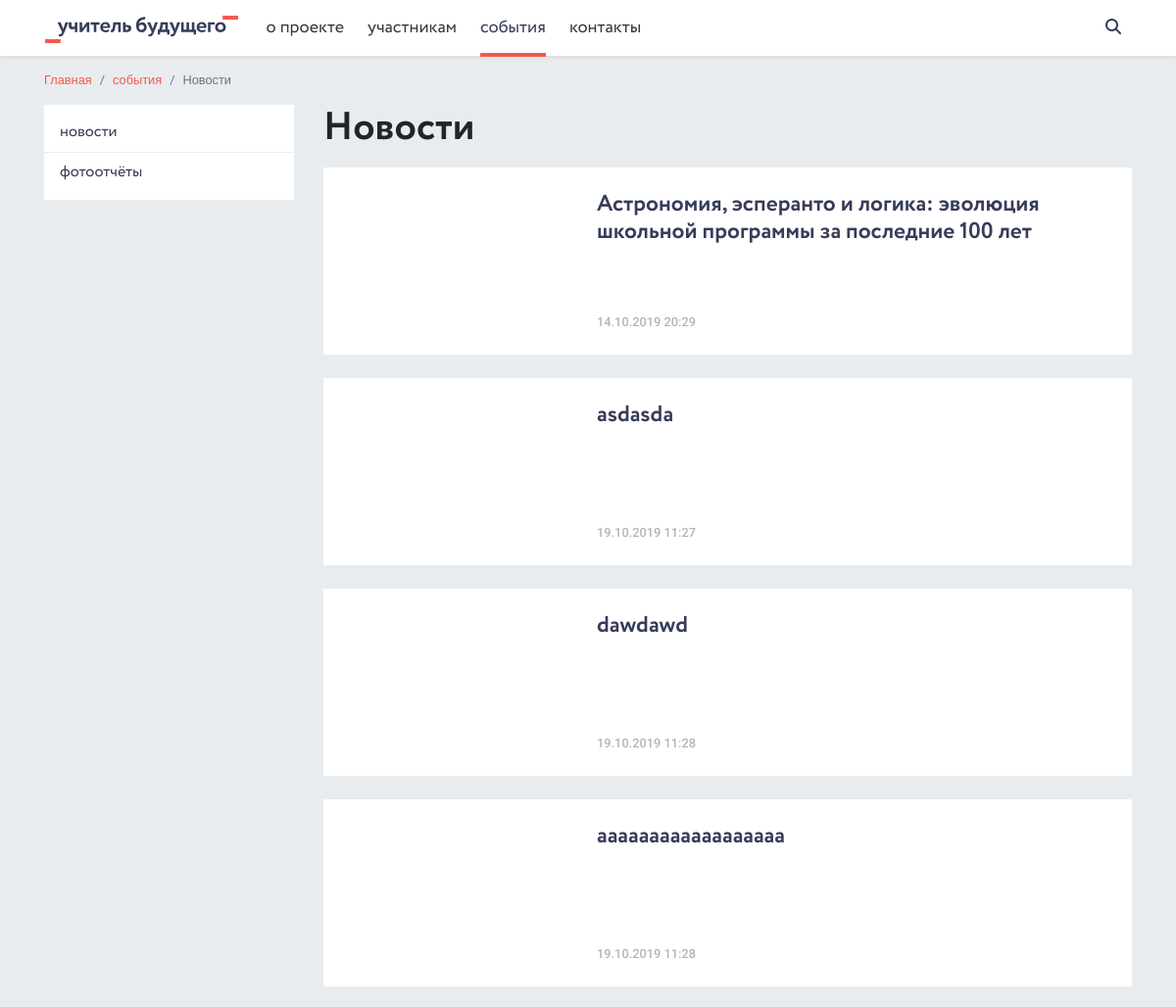
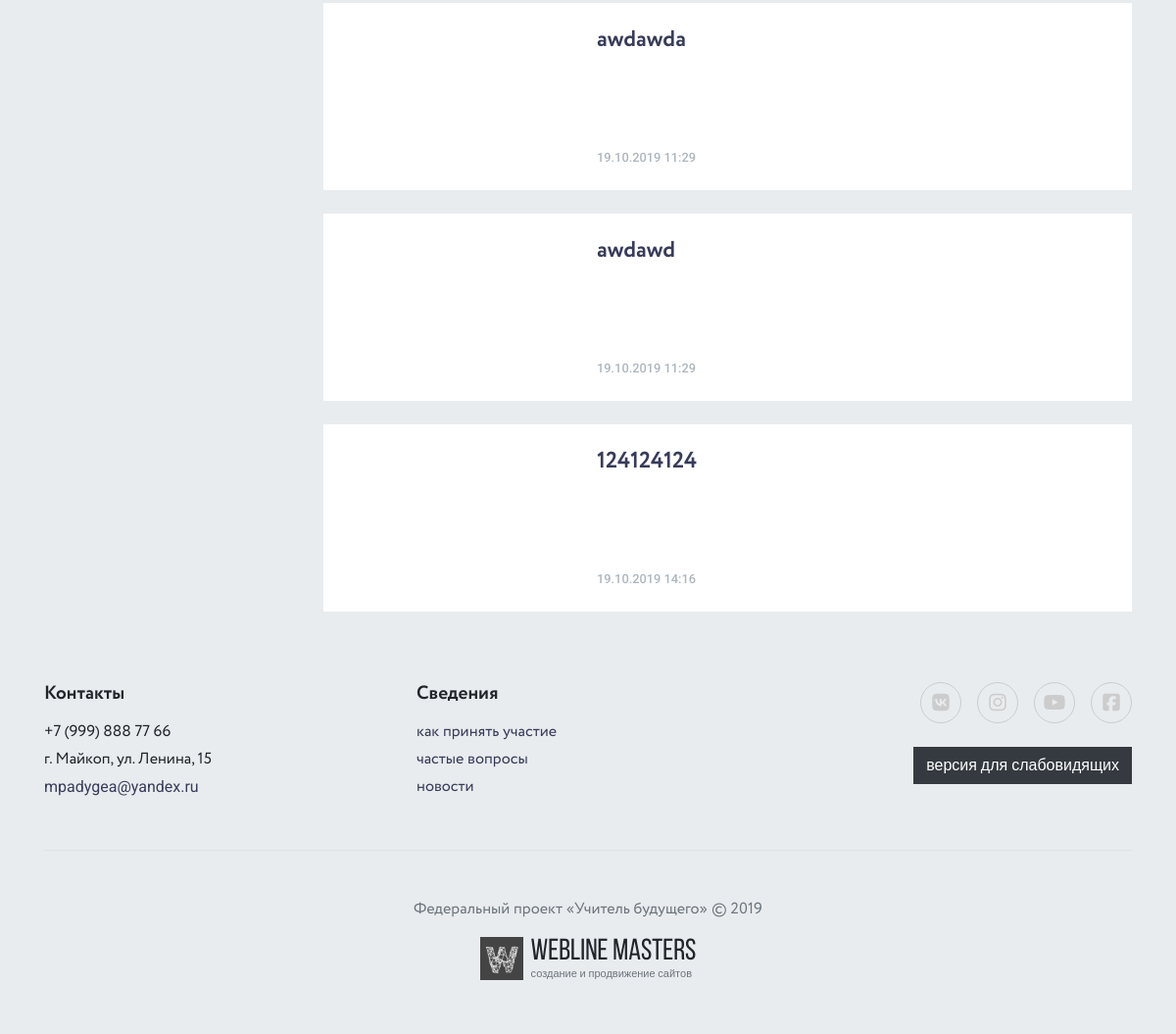
Page /news/ on the committed database (2 pictures, top to bottom).
### pages/models.py (models this page shows, shortened)
class Page(MPTTModel, SEO, Order):
    ACTION_CHOICES = (
        ('pages', 'Информативная страница'),
        ('home', 'Главная страница'),
        ('albums', 'Фотоотчёты'),
        ('employees', 'Руководство'),
        ('documents', 'Документы'),
        ('news', 'Новости'),
        ('contacts', 'Контакты'),
    )
    title = models.CharField(max_length=250, verbose_name='Название страницы', unique=True)
    body1 = models.TextField(verbose_name='Текст страницы #1', null=True, blank=True)
    body2 = models.TextField(verbose_name='Текст страницы #2', null=True, blank=True)
    body3 = models.TextField(verbose_name='Текст страницы #3', null=True, blank=True)
    is_active = models.BooleanField(default=True, verbose_name='Показывать в меню')
    action = models.CharField(max_length=32, choices=ACTION_CHOICES, verbose_name='Название модуля')
    parent = TreeForeignKey('self', on_delete=models.SET_NULL, related_name='children',
                            verbose_name='Родительская страница', blank=True, null=True)
    slug = models.SlugField(max_length=250, verbose_name='Slug', unique=True)
    in_footer = models.BooleanField(default=False, verbose_name='Показывать в футере')
    @property
    def subpages(self):
        return Page.objects.filter(parent=self, is_active=True)
    @property
    def firstchild(self):
        return Page.objects.filter(parent=self, is_active=True).first()
    @property
    def subpagescount(self):
        sublist = Page.objects.filter(parent=self, is_active=True)
        return len(sublist)
    class Meta:
        verbose_name = 'Страница'
        verbose_name_plural = 'Страницы'

### news/models.py (models this page shows, shortened)
class News(SEO):
    title = models.CharField(max_length=250, unique=True, verbose_name='Заголовок')
    body1 = models.TextField(verbose_name='Текст новости #1', null=True, blank=True)
    body2 = models.TextField(verbose_name='Текст новости #2', null=True, blank=True)
    body3 = models.TextField(verbose_name='Текст новости #3', null=True, blank=True)
    is_active = models.BooleanField(default=True, verbose_name='Показывать на сайте')
    is_main = models.BooleanField(default=False, verbose_name='Главная новость')
    in_main_menu = models.BooleanField(default=False, verbose_name='Отображать в блоке "главное"')
    created_date = models.DateTimeField(default=datetime.today, verbose_name='Дата публикации')
    slug = models.SlugField(max_length=250, verbose_name='Slug', unique=True)
    def get_picture_url(self, filename):
        ext = filename.split('.')[-1]
        filename = '{0}.{1}'.format(self.slug, ext)
        return 'images/news/{0}'.format(filename)
    image = models.ImageField(max_length=500, upload_to=get_picture_url, verbose_name='Изображение')
    image_big = ImageSpecField(source='image',
                               processors=[ResizeToFill(930, 523)],
                               format='JPEG',
                               options={'quality': 90})
    image_medium = ImageSpecField(source='image',
                                  processors=[ResizeToFill(690, 388)],
                                  format='JPEG',
                                  options={'quality': 90})
    image_small = ImageSpecField(source='image',
                                 processors=[ResizeToFill(510, 383)],
                                 format='JPEG',
                                 options={'quality': 90})
    image_admin = ImageSpecField(source='image',
                                 processors=[ResizeToFill(150, 150)],
                                 format='JPEG',
                                 options={'quality': 90})
    def get_absolute_url(self):
        return reverse('news_detail', args=[self.slug])
    def image_tag(self):
        try:
            image_link = self.image_admin.url
        except:
            image_link = ''
        return mark_safe('<a href="{0}"><img src="{0}" width="150px"></a>'.format(image_link))
    image_tag.short_description = 'Предпросмотр изоражения'
    image_tag.allow_tags = True
    def image_tag_mini(self):
        try:
            image_link = self.image_admin.url
        except:
            image_link = ''
        return mark_safe('<img src="{0}" width="53px">'.format(image_link))
    image_tag_mini.short_description = 'Предпросмотр'
    image_tag_mini.allow_tags = True
    class Meta:
        verbose_name = 'Новость'
        verbose_name_plural = 'Новости'
        ordering = ('created_date',)

### contacts/models.py (models this page shows, shortened)
class Phone(models.Model):
    phone = models.CharField(max_length=20, verbose_name='Телефон')
    class Meta:
        verbose_name = 'Телефон'
        verbose_name_plural = 'Телефоны'

class Address(models.Model):
    address = models.CharField(max_length=250, verbose_name='Адрес')
    class Meta:
        verbose_name = 'Адрес'
        verbose_name_plural = 'Адреса'

class Email(models.Model):
    email = models.EmailField(max_length=250, verbose_name='E-mail')
    class Meta:
        verbose_name = 'E-mail'
        verbose_name_plural = 'E-mails'

class Social(models.Model):
    name = models.CharField(max_length=250, verbose_name='Название социальной сети')
    short_name = models.CharField(max_length=250, verbose_name='Короткое название')
    color = models.CharField(max_length=250, verbose_name='Цвет обрамления')
    link = models.URLField(max_length=250, verbose_name='Ссылка')
    class Meta:
        verbose_name = 'Социальная сеть'
        verbose_name_plural = 'Социальные сети'

### news/views.py (the view)
# urls.py: path('', views.NewsView.as_view(), name='news'),
class NewsView(View):
    def get(self, request):
        news = News.objects.filter(is_active=True)
        news_page = Page.objects.filter(is_active=True, action='news').first()
        page_number = request.GET.get('page', 1)
        is_paginated, page, next_url, prev_url = pagination(news, page_number, 10)
        context = {
            'news': news,
            'news_page': news_page,
            'is_paginated': is_paginated,
            'page_object': page,
            'next_url': next_url,
            'prev_url': prev_url,
        }
        lo = 'lo/' if request.session.get('is_lo') else ''
        return render(request, lo + 'news/news.html', context)

### core/context_processors.py (called while the page is built)
def context_info(request):
    phone = Phone.objects.first()
    address = Address.objects.first()
    email = Email.objects.first()
    socials = Social.objects.all()
    main_doc_category = DocumentCategory.objects.filter(is_active=True).first()
    pages = Page.objects.filter(is_active=True).exclude(action='home')
    all_docs = DocumentCategory.objects.filter(is_active=True)
    context = {
        'phone': phone,
        'address': address,
        'email': email,
        'socials': socials,
        'main_doc_category': main_doc_category,
        'pages': pages,
        'all_docs': all_docs,
    }
    return context

### core/pagination.py (called while the page is built)
def pagination(queryset, page_number, item_per_page):
    item_per_page = item_per_page
    paginator = Paginator(queryset, item_per_page)
    page = paginator.get_page(page_number)
    is_paginated = page.has_other_pages()
    if page.has_previous():
        prev_url = '?page=%s' % page.previous_page_number()
    else:
        prev_url = ''
    if page.has_next():
        next_url = '?page=%s' % page.next_page_number()
    else:
        next_url = ''
    return is_paginated, page, next_url, prev_url

### documents/models.py (called while the page is built)
    def get_absolute_url(self):
        return reverse('document_category', args=[self.slug])

### news/templatetags/news_extras.py (called while the page is built)
@register.filter(name='custom_date')
def custom_date(value):
    if value.date() == datetime.today().date():
        value = 'сегодня ' + value.strftime(time_format)
    elif value.date() + timedelta(1) == datetime.today().date():
        value = 'вчера ' + value.strftime(time_format)
    else:
        value = value.strftime('%d.%m.%Y ' + time_format)
    return value

### templates/news/news.html (shortened to what this page needs)
{% extends 'base.html' %}
{% load news_extras %}
{% block content %}
<main role="main">
    <div class="container">
        <div class="d-flex flex-column flex-md-row justify-content-between align-items-md-center mb-3 mb-md-0">
            <ol class="breadcrumb small">
                <li class="breadcrumb-item"><a href="{% url 'index' %}">Главная</a></li>
                {% with page=news_page.parent %}
                    <li class="breadcrumb-item"><a href="{% include '__breadcrumb.html' %}">{{ page.title }}</a></li>
                {% endwith %}
                <li class="breadcrumb-item active">Новости</li>
            </ol>
        </div>
        <div class="row">
            <div class="col-lg-3">
                <div class="bg-white py-2 d-none d-lg-block">
                    <ul class="list-unstyled side-menu m-0">
                        {% for page in news_page.parent.subpages %}
                            {% include '__left_menu.html' %}
                        {% endfor %}
                    </ul>
                </div>
            </div>
            <div class="col-lg-9">
                <h1 class="mt-0">Новости</h1>
                {% for item in page_object.object_list %}
                <div class="news-feed-news-item bg-white d-flex flex-column flex-md-row justify-content-start align-items-stretch mb-4">
                    <div class="mr-md-4 nfni-img" style="background-image: url('{{ item.image_small.url }}')"></div>
                    <div class="py-4 pr-4 pl-4 pl-md-0 d-flex flex-column">
                        <a href="{{ item.get_absolute_url }}" title="" class="h4 m-0 text-secondary stretched-link mb-md-auto mb-3 d-block">{{ item.title }}</a>
                        <span class="d-block font-weight-bold small">{{ item.created_date|custom_date }}</span>
                    </div>
                </div>
                {% endfor %}
            </div>
        </div>
    </div>
</main>
{% endblock content %}

### templates/__header.html (shortened to what this page needs)
{% load static %}
<nav class="navbar navbar-expand-lg navbar-light bg-white fixed-top shadow-sm">
    <div class="container px-sm-3 position-relative">
        <a class="navbar-brand" href="{% url 'index' %}">
            <img src="{% static 'images/logo-wide.svg' %}" alt="" class="navbar-logo">
        </a>
        <div class="collapse navbar-collapse font-2">
            <ul class="navbar-nav mr-auto">
                {% for page in pages %}
                    {% if not page.parent %}
                        {% if page.subpagescount > 0 %}
                        <li class="nav-item dropdown">
                            <a class="nav-link dropdown-toggle
                            {% for item in page.subpages %}
                                {% if item.slug in request.path %}active{% endif %}
                            {% endfor %}
                            " href="
                                {% if page.firstchild.action == 'pages' %}
                                    /pages/{{ page.firstchild.slug }}/
                                {% elif page.firstchild.action == 'news' %}
                                    /news/
                                {% elif page.firstchild.action == 'albums' %}
                                    /gallery/
                                {% elif page.firstchild.action == 'documents' %}
                                    {{ main_doc_category.get_absolute_url }}
                                {% elif page.firstchild.action == 'employees' %}
                                    /leadership/
                                {% endif %}
                            " role="button" aria-haspopup="true" aria-expanded="false">
                                {{ page.title }}
                            </a>
                        </li>
                        {% else %}
                        <li class="nav-item">
                            {% if page.action == 'contacts' %}
                            <a class="nav-link {% if 'contacts' in request.path %}active{% endif %}" href="/contacts/">{{ page.title }}</a>
                            {% else %}
                            <a class="nav-link {% if page.slug in request.path %}active{% endif %}" href="/pages/{{ page.slug }}/">{{ page.title }}</a>
                            {% endif %}
                        </li>
                        {% endif %}
                    {% endif %}
                {% endfor %}
            </ul>
        </div>
        <form class="search" action="{% url 'search' %}">
            <div class="search-wrapper">
                <input type="text" name="query" placeholder="найти..." class="search-field">
            </div>
        </form>
    </div>
</nav>

### templates/__left_menu.html
{% if page.action == 'pages' %}
<li class="border-bottom font-2"><a href="/pages/{{ page.slug }}/" class="text-secondary py-2 px-3 d-block ">{{ page.title }}</a></li>
{% elif page.action == 'news' %}
<li class="border-bottom font-2"><a href="{% url 'news' %}" class="text-secondary py-2 px-3 d-block">{{ page.title }}</a></li>
{% elif page.action == 'albums' %}
<li class="border-bottom font-2"><a href="{% url 'albums' %}" class="text-secondary py-2 px-3 d-block">{{ page.title }}</a></li>
{% elif page.action == 'documents' %}
<li class="border-bottom font-2 sub"><a href="{{ main_doc_category.get_absolute_url }}" class="text-secondary py-2 px-3 d-block">{{ page.title }}<i class="fas fa-angle-down"></i></a></li>
{% elif page.action == 'employees' %}
<li class="border-bottom font-2"><a href="{% url 'employees' %}" class="text-secondary py-2 px-3 d-block">{{ page.title }}</a></li>
{% endif %}

### templates/__footer.html
{% load static %}
<footer class="footer bg-light py-5">
    <div class="container">
        <div class="row">
            <div class="col-lg-4 col-md-6 col-sm-6 mb-4">
                <h2 class="h5 mt-0">Контакты</h2>
                <p class="font-2 mb-1">{{ phone.phone }}</p>
                <p class="font-2 mb-1">{{ address.address }}</p>
                <p><a href="mailto:{{ email.email }}" class="text-secondary">{{ email.email }}</a></p>
            </div>
            <div class="col-lg-4 col-md-6 col-sm-6 mb-4 text-md-right text-lg-left">
                <h2 class="h5 mt-0">Сведения</h2>
                {% for page in pages %}
                    {% if page.parent and page.in_footer %}
                    <a href="
                    {% if page.action == 'pages' %}
                        /pages/{{ page.slug }}/
                    {% elif page.action == 'news' %}
                        /news/
                    {% elif page.action == 'albums' %}
                        /gallery/
                    {% elif page.action == 'documents' %}
                        {{ main_doc_category.get_absolute_url }}
                    {% elif page.action == 'employees' %}
                        /leadership/
                    {% endif %}
                    " class="d-block font-2 mb-1 text-secondary">{{ page.title }}</a>
                    {% endif %}
                {% endfor %}
            </div>
            <div class="col-lg-4 text-lg-right text-sm-center mb-4 mb-sm-5">
                <div class="socials socials-big d-block pb-4">
                    {% for item in socials %}
                    <a href="{{ item.link }}" target="_blank" title="" style="color: {{ item.color }}; border-color: {{ item.color }};"><i class="fab fa-{{ item.short_name }}"></i></a>
                    {% endfor %}
                </div>
                <a class="btn btn-dark" href="{% url 'change_view' %}" role="button">версия для слабовидящих</a>
            </div>
        </div>
        <div class="text-sm-center text-muted font-2 mb-3 pt-4 pt-sm-5 border-top">Федеральный проект «Учитель будущего» © 2019</div>
        <div class="text-sm-center">
            <div class="position-relative d-inline-flex justify-content-center align-items-center devlogo">
                <img src="{% static 'images/devlogo.svg' %}" alt="Webline Masters">
                <div class="ml-2 d-flex align-items-start flex-column">
                    <span>Webline Masters</span>
                    <a href="http://wlms.info" target="_blank" class="stretched-link text-muted" title="Webline Masters">создание и продвижение сайтов</a>
                </div>
            </div>
        </div>
    </div>
</footer>

### rows in the picture
Page: title "о проекте"
Page: title "участникам"
Page: title "события"
Page: title "контакты"
Page: title "новости"
Page: title "фотоотчёты"
News: title "Астрономия, эсперанто и логика: эволюция школьной программы за последние 100 лет", created_date|custom_date "14.10.2019 20:29"
News: title "asdasda", created_date|custom_date "19.10.2019 11:27"
News: title "dawdawd", created_date|custom_date "19.10.2019 11:28"
News: title "aaaaaaaaaaaaaaaaaa", created_date|custom_date "19.10.2019 11:28"
News: title "awdawda", created_date|custom_date "19.10.2019 11:29"
News: title "awdawd", created_date|custom_date "19.10.2019 11:29"
News: title "124124124", created_date|custom_date "19.10.2019 14:16"
Phone: phone "+7 (999) 888 77 66"
Address: address "г. Майкоп, ул. Ленина, 15"
Email: email "mpadygea@yandex.ru"
Page: title "как принять участие"
Page: title "частые вопросы"
